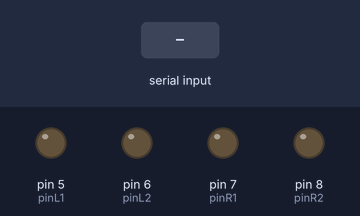
The sketch below on a simulated Arduino Uno, built with avr-gcc and run on an emulated ATmega328P. Parts: output pins drawn as LEDs (lit = HIGH). The test bench sets the inputs (shaded band).

Above: at 1.2 s.
1.3 s: "90,45\n" received over Serial
At 2.0 s:
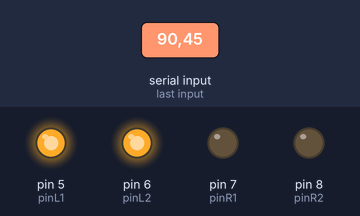
2.9 s: "36\n" received over Serial
At 3.9 s:
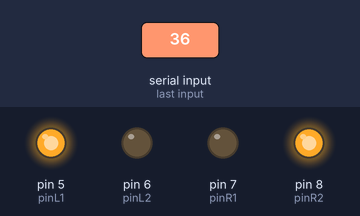
4.4 s: "37\n" received over Serial
At 5.1 s:
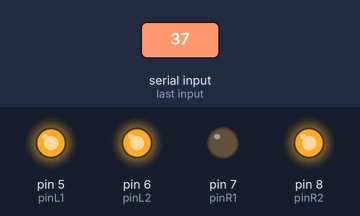
5.9 s: "38\n" received over Serial
At 6.2 s:
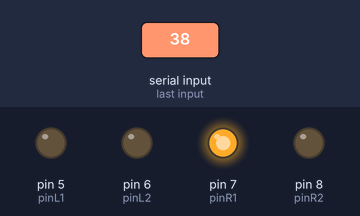
7.4 s: "41\n" received over Serial
At 8.6 s:
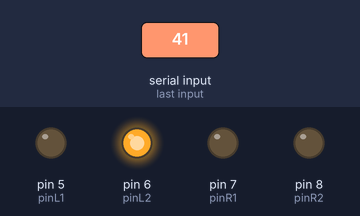
8.9 s: "30,150\n" received over Serial
At 10.1 s:
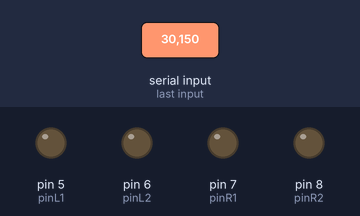
Timing chart, 0 to 11.4 s (numbered marks = the images above; inputs shaded):
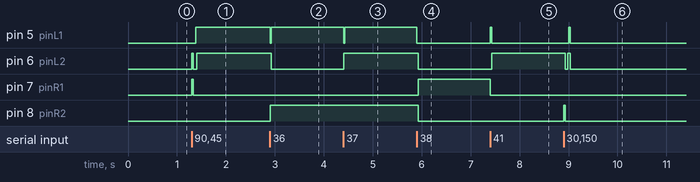

The sketch:

padserial.ino
```cpp
//**************************
//* Author: Ackerman       *
//* Controla 4 botones PAD *
//* Recibe datos por usb   *
//**************************
// 42 * Usar flag (speed 1x)
// 35 # No usar flag (speed 2x)
// 36 $ 25 ms espera
// 37 % 20 ms espera
// 38 & 18 ms espera
// 40 ( 17 ms espera
// 41 ) 16 ms espera

//9600 baudios 1050 delay en linea
//En PSX
//Pad1L2 (1<< 0)
//Pad1R2 (1<< 1)
//Pad1L1 (1<< 2)
//Pad1R1 (1<< 3)

#define pinL1 5
#define pinL2 6
#define pinR1 7
#define pinR2 8

#define max_buf 256
uint8_t gbDelay=25; //Tiempo
uint8_t gb_aux=0;
uint8_t gb_cont_buf=0;
uint8_t gb_buf[max_buf];
uint8_t gbUseFlag=0;


void HexTo4Btn(unsigned char a);
uint8_t CharHexToDec(char a);
//void PollPad(void);

//*************************************
uint8_t CharHexToDec(char a)
{
 uint8_t aReturn=0;
 if (a>=97) aReturn= a-87; //ABCDEF
 else if (a>=65) aReturn= a-55; //abcdef
  else if (a>=48) aReturn=a-48; //0123456789
 return aReturn;
}

//*************************************
void PADHexTo4Btn(unsigned char a)
{
 digitalWrite(pinL2,(a&0x01));
 digitalWrite(pinR2,((a>>1)&0x01));
 digitalWrite(pinL1,((a>>2)&0x01));
 digitalWrite(pinR1,((a>>3)&0x01));
}


//***************************************
void setup()
{
 pinMode(pinL2, OUTPUT);
 pinMode(pinR2, OUTPUT);
 pinMode(pinL1, OUTPUT);
 pinMode(pinR1, OUTPUT);

 //Serial.begin(38400);
 //Serial.begin(9600);
 //Serial.begin(115200);
 Serial.begin (9600);

 digitalWrite(pinL2,LOW);
 digitalWrite(pinR2,LOW);
 digitalWrite(pinL1,LOW);
 digitalWrite(pinR1,LOW);
}

//********
//* MAIN *
//********
void loop()
{
 if(Serial.available()>=1)
 {
  gb_aux = Serial.read();
  if (gb_aux!=0 && gb_aux!=10 && gb_aux!=32 && gb_aux!=13 && gb_aux!=42 && gb_aux!=35 && gb_aux!=36 && gb_aux!=37 && gb_aux!=38 && gb_aux!=40)
  {
   gb_buf[gb_cont_buf++] = (CharHexToDec(gb_aux)&0x0F);
  }
 }
 switch (gb_aux)
 {
  default: break;
  case 36: gbDelay = 25; break; //$
  case 37: gbDelay = 20; break; //%
  case 38: gbDelay = 18; break; //&
  case 40: gbDelay = 17; break; //(
  case 41: gbDelay = 16; break; //)
 }

 if ((gb_aux==42) || (gb_aux==35))
 {//El asterisco 42 almohadilla 35
  gb_cont_buf=0; //Vaciamos buffer serie
  PADHexTo4Btn(0); //Resetemos botones mando
  Serial.end();
  Serial.begin(9600);
  switch (gb_aux)
  {
   case 42: gbUseFlag=1; break;
   case 35: gbUseFlag=0; break;
   default: gbUseFlag=1; break;
  }
  gb_aux=0;
 }
 else
 {
  if (gb_aux==10)
  {
   gb_aux=0;
   if (gbUseFlag == 1)
   {//Hya flag 50 ms
    for (uint8_t i=0;i<gb_cont_buf;i++)
    {
     PADHexTo4Btn(gb_buf[i]);
     for (uint8_t j=0;j<gbDelay;j++) delayMicroseconds(1000);
     PADHexTo4Btn(0);
     for (uint8_t j=0;j<gbDelay;j++) delayMicroseconds(1000);
    }
   }
   else
   {//No hay flag 25 ms
    for (uint8_t i=0;i<gb_cont_buf;i++)
    {
     PADHexTo4Btn(gb_buf[i]);
     for (uint8_t j=0;j<gbDelay;j++) delayMicroseconds(1000);
    }
   }
   gb_cont_buf = 0;
  }
 }
}

/*void loop()
{
 while(Serial.available()>=1)
 {
  gb_aux = Serial.read();
  if (gb_aux!=0 && gb_aux!=10 && gb_aux!=32 && gb_aux!=13)
  {
   PADHexTo4Btn(CharHexToDec(gb_aux));
   delay(aDelay);
   //PADHexTo4Btn(0);
   //delay(aDelay);
  }
 }
}*/

/*void loop()
{
 while(Serial.available()>=1)
 {
  gb_aux = Serial.read();
  if (gb_aux!=0 && gb_aux!=10 && gb_aux!=32 && gb_aux!=13 && gb_aux!=42)
   gb_buf[gb_cont_buf++]=gb_aux;
  else
   break;
 }

 if (gb_aux==42)
 {
  gb_cont_buf=0;
  gb_aux=0;
 }
 else
 {
  if (gb_aux==10)
  {
   gb_aux = 0;
   //Serial.print(gb_cont_buf);
   //Serial.print(" ");
   for (uint8_t i=0;i<gb_cont_buf;i++)
   {
    PADHexTo4Btn(CharHexToDec(gb_buf[i]));
    delay(aDelay);
    PADHexTo4Btn(0);
    delay(aDelay);
    //Serial.print(auxChr);
    //Serial.print("|");
   }
   gb_cont_buf=0;
  }
 }
}
*/

/*Funciona
void loop()
{
 while(Serial.available()>=1)
 {
  gb_aux = Serial.read();
  if (gb_aux!=0 && gb_aux!=10 && gb_aux!=32 && gb_aux!=13)
  {
   PADHexTo4Btn(CharHexToDec(gb_aux));
   delay(aDelay);
   PADHexTo4Btn(0);
   delay(aDelay);
  }
 }
}*/


/*void loop()
{
 while(Serial.available()>=1)
 {
  gb_aux = Serial.read();
  if (gb_aux!=0 && gb_aux!=10 && gb_aux!=32 && gb_aux!=13 && gb_aux!=42)
   gb_buf[gb_cont_buf++]=gb_aux;
 }
 if (gb_aux==42)
 {
  gb_cont_buf=0;
 }
 else
 {
  if (gb_aux==10)
  {
   gb_aux = 0;
   //Serial.print(gb_cont_buf);
   //Serial.print(" ");
   for (uint8_t i=0;i<(gb_cont_buf>>1);i++)
   {
    uint8_t auxLow = CharHexToDec(gb_buf[(i<<1)+1]);
    uint8_t auxHigh= CharHexToDec(gb_buf[(i<<1)]);
    unsigned char auxByte= ((auxHigh<<4)|auxLow);
    PADHexTo4Btn((auxByte&0x7)|0x08);
    delay(aDelay);
    PADHexTo4Btn(0);
    delay(aDelay);
    PADHexTo4Btn(((auxByte>>3)&0x7)|0x08);
    delay(aDelay);
    PADHexTo4Btn(0);
    delay(aDelay);
    PADHexTo4Btn(((auxByte>>6)&0x3)|0x08);
    delay(aDelay);
    PADHexTo4Btn(0);
    delay(aDelay);
    //Serial.print(auxByte,HEX);
    //Serial.print("|");
   }
   gb_cont_buf=0;
  }
 }

   //Serial.print(gb_aux);
  //Serial.print("|");
 //PADHexTo4Btn(CharHexToDec(gb_aux));
}
*/
//***************************************
/*
//Funciona poniendo delay en el realterm
void loop()
{
 while(Serial.available()>=1)
 {
  gb_aux = Serial.read();
  if (gb_aux!=0 && gb_aux!=10 && gb_aux!=32 && gb_aux!=13)
  {
   PADHexTo4Btn(CharHexToDec(gb_aux));
   delay(aDelay);
   PADHexTo4Btn(0);
   delay(aDelay);
  }
 }
}
*/


//Sobra
   //gb_buf[gb_cont_buf] = gb_aux;
   //gb_cont_buf ++;
   //char kk=gb_aux;
   //Serial.print(kk);
   //Serial.print("|");
 /*if (gb_cont_buf>=60)
 {
  Serial.print(gb_cont_buf);
  Serial.print(" ");
  for (uint8_t i=0;i<gb_cont_buf;i++)
  {
    uint8_t c = CharHexToDec(gb_buf[i]);
    //PADHexTo4Btn(CharHexToDec(gb_buf[i]));
    delay(aDelay);
    //PADHexTo4Btn(0);
    delay(aDelay);
    char kk=gb_buf[i];
    Serial.print(kk);
    //Serial.print(gb_buf[i]);
    //Serial.print("|");
    //PADHexTo4Btn(gb_buf[i]);
    //delay(aDelay);
    //PADHexTo4Btn(0);
    //delay(aDelay);
  }
  gb_cont_buf=0;
 }*/
    //Serial.print(incoming);
    //Serial.print("|");
    //Serial.print(decimal);
    //Serial.print("|");
```

Measured:
- after the input at 1.3 s, pin 5 (pinL1): LOW → HIGH after 0.08 s; pin 6 (pinL2): LOW → HIGH at once, → LOW 0.03 s later, → HIGH 0.08 s later; pin 7 (pinR1): LOW → HIGH at once, → LOW 0.03 s later
- after the input at 2.9 s, pin 5 (pinL1): HIGH → LOW at once, → HIGH 0.03 s later; pin 6 (pinL2): HIGH → LOW at once; pin 8 (pinR2): LOW → HIGH at once
- after the input at 4.4 s, pin 5 (pinL1): HIGH → LOW at once, → HIGH 0.03 s later; pin 6 (pinL2): LOW → HIGH at once
- after the input at 5.9 s, pin 5 (pinL1), pin 6 (pinL2), pin 8 (pinR2): HIGH → LOW at once; pin 7 (pinR1): LOW → HIGH at once
- after the input at 7.4 s, pin 5 (pinL1): LOW → HIGH at once, → LOW 0.03 s later; pin 6 (pinL2): LOW → HIGH at once; pin 7 (pinR1): HIGH → LOW at once
- after the input at 8.9 s, pin 5 (pinL1): LOW → HIGH after 0.11 s, → LOW 0.03 s later; pin 6 (pinL2): HIGH → LOW at once, → HIGH 0.05 s later, → LOW 0.05 s later; pin 8 (pinR2): LOW → HIGH at once, → LOW 0.03 s later
